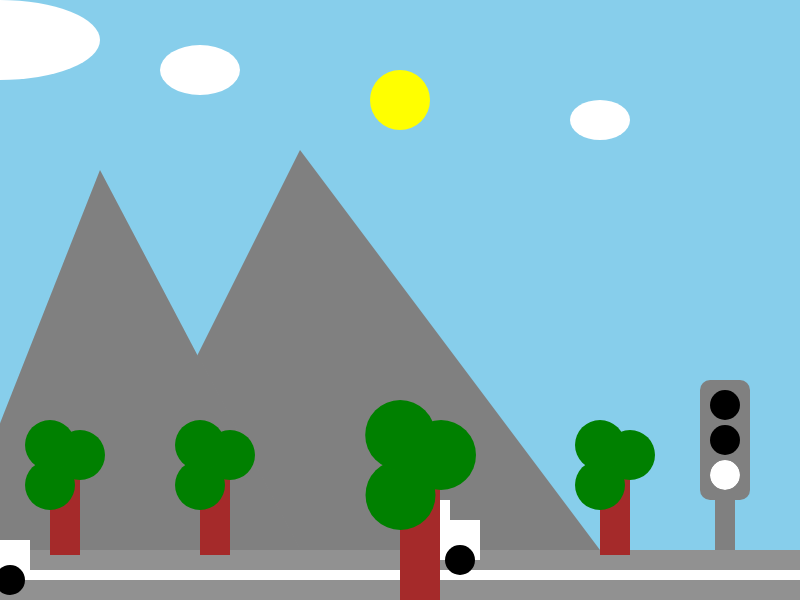
Frame 1 (no input)
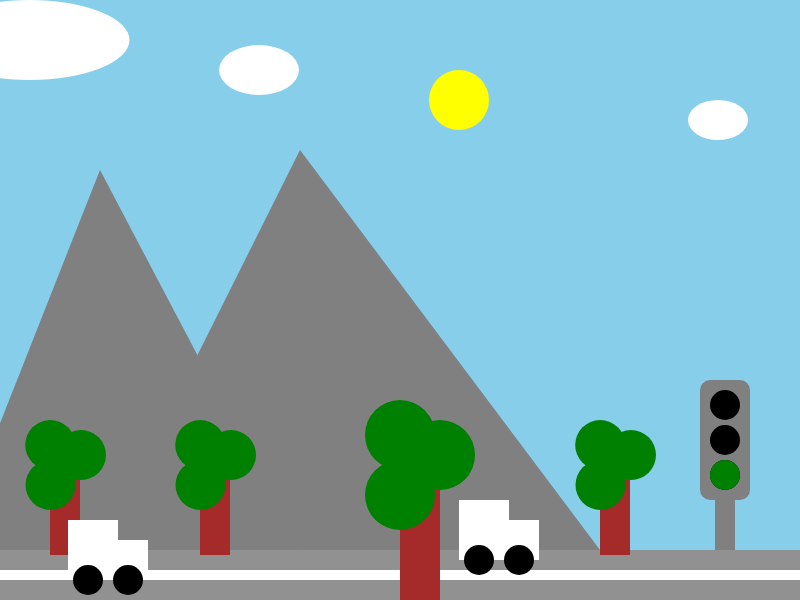
Frame 60 (no input)
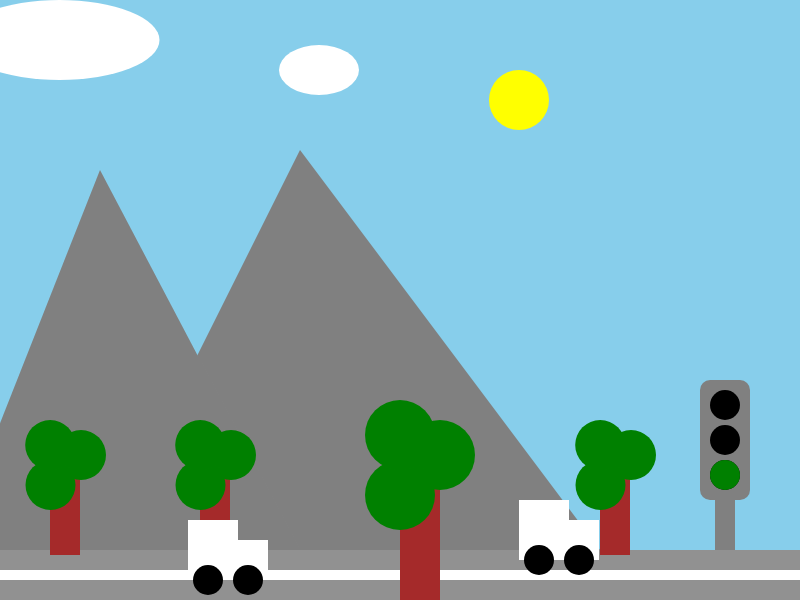
Frame 120 (the mouse pressed at the canvas centre since frame 60)

The p5.js sketch that drew these frames (run headless with seeded random() and noise() and a simulated clock; from frame 60 on, the mouse is pressed at the canvas centre):

// p5.js sketch
// ── sketch.js
//te veel variables
let time = 0;

let sunPosX = 400; //Dit is ook de maan

let lightPosY = 475;
let lightVar = 1;

let car1PosX = -50;
let car2PosX = 400;

let stopX = 600;

let leafX1 = 0;
let leafX2 = 0;
let leafX3 = 0;

let cloud1PosX = 0;
let cloud2PosX = 200;
let cloud3PosX = 600;

//kleuren
let mountainColor = "";
let whiteColor = "";
let sunColor = "";
let lightColor = ""; 
let treeColor = "";
let roadColor = "";
let leafColor = "";
let cloudColor = "";
let carColor = "";
let car2Color = "";
let tireColor = "";

// voor de auto

let colors = ['green', 'red', 'blue', 'yellow', 'black', 'grey', 'white'];

//booleans
let isDay = true;
let leafMovingRight = true;
let shouldStop = false;
let couldStop = false;
let stopCar1 =  false;
let stopCar2 = false;

function setup() {
  createCanvas(800, 600);
}

function keyPressed() {
  if (keyCode === ENTER) {
		if (lightVar == 3) {
      lightVar = 1;
    } else {
      lightVar += 1;
    }
	} 
}

function draw() {
  // day and night cycle switch
  if (isDay == true) {
    background('skyblue');
    sunColor = "yellow";
    mountainColor = "grey";
    roadColor = "#919191"
    whiteColor = "white";
    treeColor = "brown";
    leafColor = "green";
    cloudColor = "white";
    tireColor = "black";
  } else {
    background('#111111');
    sunColor = "grey";
    mountainColor = "#0a0a0a";
    roadColor = "black";
    whiteColor = "#161616";
    treeColor = "black";
    leafColor = "black";
    cloudColor = "black";
    carColor = "black";
    car2Color = "black";
    tireColor = "black";
  }
 
  strokeWeight(0);

  //zon en maan
  fill(sunColor);
  circle(sunPosX,100,60);

  if (sunPosX == 850) {
    sunPosX = -50;
    if (isDay == true) {
      isDay = false;
    } else {
      isDay = true;
      carColor = random(colors);
      car2Color = random(colors); 
    }
  }
  
  sunPosX += 1; 
  
  // wolken
  fill(cloudColor);

  ellipse(cloud1PosX,40,200,80);
  ellipse(cloud2PosX,70,80,50);
  ellipse(cloud3PosX,120,60,40);

  if (cloud1PosX >= 950) {
    cloud1PosX = -75;
  } 
  if (cloud2PosX >= 950) {
    cloud2PosX = -20;
  }
  if (cloud3PosX >= 950) {
    cloud3PosX = -20;
  }

  cloud1PosX += 0.5;
  cloud2PosX += 1;
  cloud3PosX += 2;

  // landschap 
  fill(mountainColor);
  triangle(100,550,600,550,300,150);
  triangle(-50,550,300,550,100,170);

  // weg
  fill(roadColor)
  rect (0,550,800,50);
  fill (whiteColor);
  rect (0,570,800,10);

  //bomen

  //stam
  fill(treeColor);

  rect(50,475,30,80);
  rect(200,475,30,80);
  rect(600,475,30,80);

  //bladeren
  fill(leafColor)

  //rechterbladeren

  circle(leafX1 + 80,455,50);
  circle(leafX1 + 230,455,50);
  circle(leafX1 + 630,455,50);

  // linker bladeren

  circle(leafX2 + 50,485,50);
  circle(leafX2 + 200,485,50);
  circle(leafX2 + 600,485,50);

  //boven bladeren

  circle(leafX3 + 50,445,50);
  circle(leafX3 + 200,445,50);
  circle(leafX3 + 600,445,50);

  // bladeren laten bewegen

   if (time == 10) {
   if (leafMovingRight == true) {
     leafMovingRight = false;
     time = 0;
   } else {
      leafMovingRight = true;
      time = 0;
    }
  }

  if (leafMovingRight == true) {
    leafX1 +=1;
    leafX2 +=0.5;
    leafX3 +=0.2;
  } else  {
    leafX1 -=1;
    leafX2 -=0.5;
    leafX3 -=0.2;
  }

  // stoplicht 
  fill(mountainColor);

  rect(700,380,50,120,10);
  rect(715,500,20,50);

  //lichten
  fill('black')
  circle(725,405,30);
  circle(725,440,30);
  circle(725,475,30);

  // echte licht

  fill(lightColor);
  circle (725,lightPosY, 30);

  if (lightVar == 1) {
    lightColor = 'green';
    lightPosY = 475;
  }

  if (lightVar == 2) {
    lightColor = 'orange';
    lightPosY = 440;
  }

  if (lightVar == 3) {
    lightColor = 'red';
    lightPosY = 405;
  }

  //auto's

  //auto 2

  fill(car2Color);

  rect(car2PosX,520,80,40);
  rect(car2PosX,500,50,30);

  //banden
  fill(tireColor);
  circle(car2PosX + 20,560,30);
  circle(car2PosX + 60,560,30);

  if (car2PosX == 850) {
    car2PosX = -50;
    car2Color = random(colors);
  }

 //auto 1

  fill(carColor);

  rect(car1PosX,540,80,40);
  rect(car1PosX,520,50,30);

  //banden
  fill(tireColor);
  circle(car1PosX + 20,580,30);
  circle(car1PosX + 60,580,30);

  if (car1PosX == 850) {
    car1PosX = -50;
    carColor = random(colors);
  }

  // om de auto's te stoppen en met de boolean
  if (shouldStop == true) {
    if (car1PosX >= stopX) {
      car1PosX += 0;
    } if (car2PosX == stopX) {
      car2PosX += 0;
    } if (car1PosX != stopX) {
      car1PosX += 1;
    } if (car2PosX != stopX) {
      car2PosX += 0.5;
    }
  }

   if (couldStop == true) {
      car1PosX += 1;
      car2PosX +=  0.5;
  }
  
  if (lightVar == 1) {
  car1PosX += 2;
  car2PosX += 1;
  }
 
  
  //om de auto's te stoppen
  if (lightVar == 3) {
    shouldStop = true;
    couldStop = false;
  }

  if (lightVar == 2) {
    couldStop = true;
    shouldStop = false;
  }

  if (lightVar == 1) {
    shouldStop = false;
    couldStop = false;
  }

  // boom 3 van links
  fill(treeColor);
  rect(400,475,40,125);

  //bladeren van boom

  fill(leafColor)
  circle(leafX1 + 440,455,70);
  circle(leafX2 + 400,495,70);
  circle(leafX3 + 400,435,70);

  time += 1
}
